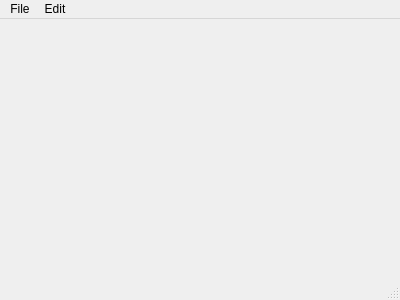
<?xml version="1.0" encoding="UTF-8"?>
<ui version="4.0">
 <class>MainWindow</class>
 <widget class="QMainWindow" name="MainWindow">
  <property name="geometry">
   <rect>
    <x>0</x>
    <y>0</y>
    <width>400</width>
    <height>300</height>
   </rect>
  </property>
  <property name="windowTitle">
   <string>MainWindow</string>
  </property>
  <widget class="QWidget" name="centralWidget"/>
  <widget class="QStatusBar" name="statusBar"/>
  <widget class="QMenuBar" name="menuBar">
   <property name="geometry">
    <rect>
     <x>0</x>
     <y>0</y>
     <width>400</width>
     <height>21</height>
    </rect>
   </property>
   <widget class="QMenu" name="menuDrag_And_Drop">
    <property name="title">
     <string>File</string>
    </property>
   </widget>
   <widget class="QMenu" name="menuEdit">
    <property name="title">
     <string>Edit</string>
    </property>
   </widget>
   <addaction name="menuDrag_And_Drop"/>
   <addaction name="menuEdit"/>
  </widget>
 </widget>
 <layoutdefault spacing="6" margin="11"/>
 <resources/>
 <connections/>
</ui>
